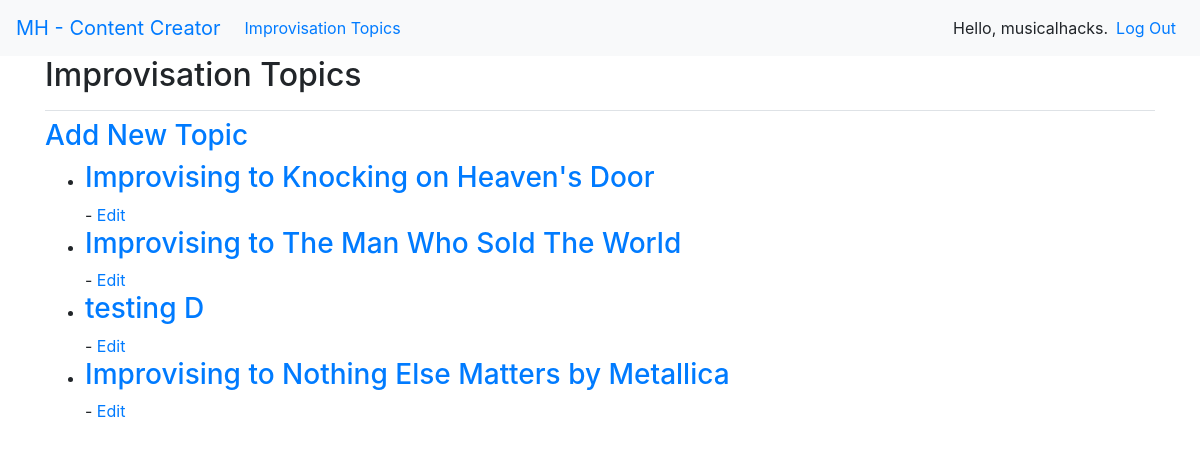
Screenshot of /imptopics/ (signed in) with the database file from the repository.
### contents/models.py (models this page shows)
class ImprovisationTopic(models.Model):
	title = models.CharField(max_length=500)
	key = models.CharField(max_length=500, choices=keys, default='C Major')
	scale = models.CharField(max_length=500, choices=scales, default='Major')
	chords = JSONField()
	date_added = models.DateTimeField(auto_now_add=True)
	owner = models.ForeignKey(User, on_delete=models.CASCADE)
	def __str__(self):
		return self.title

### contents/views.py (the view)
# urls.py: path('imptopics/', views.imptopics, name='imptopics'),
@login_required
def imptopics(request):
	topics = it.objects.filter(owner=request.user).order_by('date_added') #get the list of topics for current user
	context = {'topics':topics}
	return render (request, 'contents/imptopics.html', context)

### contents/templates/contents/imptopics.html
{% extends "contents/base.html" %}
{% load bootstrap4 %}
{% block page_header %}
<h2> Improvisation Topics</h2>
{% endblock page_header %}
{% block content %}
<h3><a href= "{% url 'contents:new_topic' %}">Add New Topic</a></h3>
<ul>{% for topic in topics %}
	<li>
		<h3><a href= "{% url 'contents:imptopic' topic.id %}">{{ topic }} </a>
	    </h3> - <a href="{% url 'contents:edit_topic' topic.id %}"> Edit </a>
	</li>
	{% empty %}
	<p><h3> No improvisation topics have been added yet </h3></p>
	{% endfor %}
</ul>
{% endblock content %}

### contents/templates/contents/base.html (shortened to what this page needs)
{% load bootstrap4 %}
<!doctype html>
<html lang="en">
<head>
{% bootstrap_css %}
</head>
<body>
<nav class="navbar navbar-expand-lg bg-light">
    <a class="navbar-brand" href="{% url 'contents:index' %}"> MH - Content Creator </a>
  	<div class="collapse navbar-collapse" id="navbarSupportedContent">
      <ul class="navbar-nav me-auto mb-2 mb-lg-0">
        <li class="nav-item">
          <a class="nav-link active" aria-current="page" href="{% url 'contents:imptopics' %}">Improvisation Topics</a>
        </li>
      </ul>
     <ul class="navbar-nav ml-auto">
		{% if user.is_authenticated %}
		<li class="nav-item">
		<span class="navbar-text">Hello, {{ user.username }}.</span>
		</li>
		<li class="nav-item">
			<a class="nav-link" href=" {% url 'users:logout' %}">Log Out</a>
		</li>
		{% endif %}
	</ul>
	</div>
</nav>
<main role="main" class="container">
	<div class="pb-2 mb-2 border-bottom">
		{% block page_header %}{% endblock page_header %} </div>
	<div>
		{% block content %}{% endblock content %}
	</div>
</main>
</body>
</html>

### rows the page displays
ImprovisationTopic: title "Improvising to Knocking on Heaven's Door"
ImprovisationTopic: title "Improvising to The Man Who Sold The World"
ImprovisationTopic: title "testing D"
ImprovisationTopic: title "Improvising to Nothing Else Matters by Metallica"

### other values shown
{{ user.username }} "musicalhacks"
